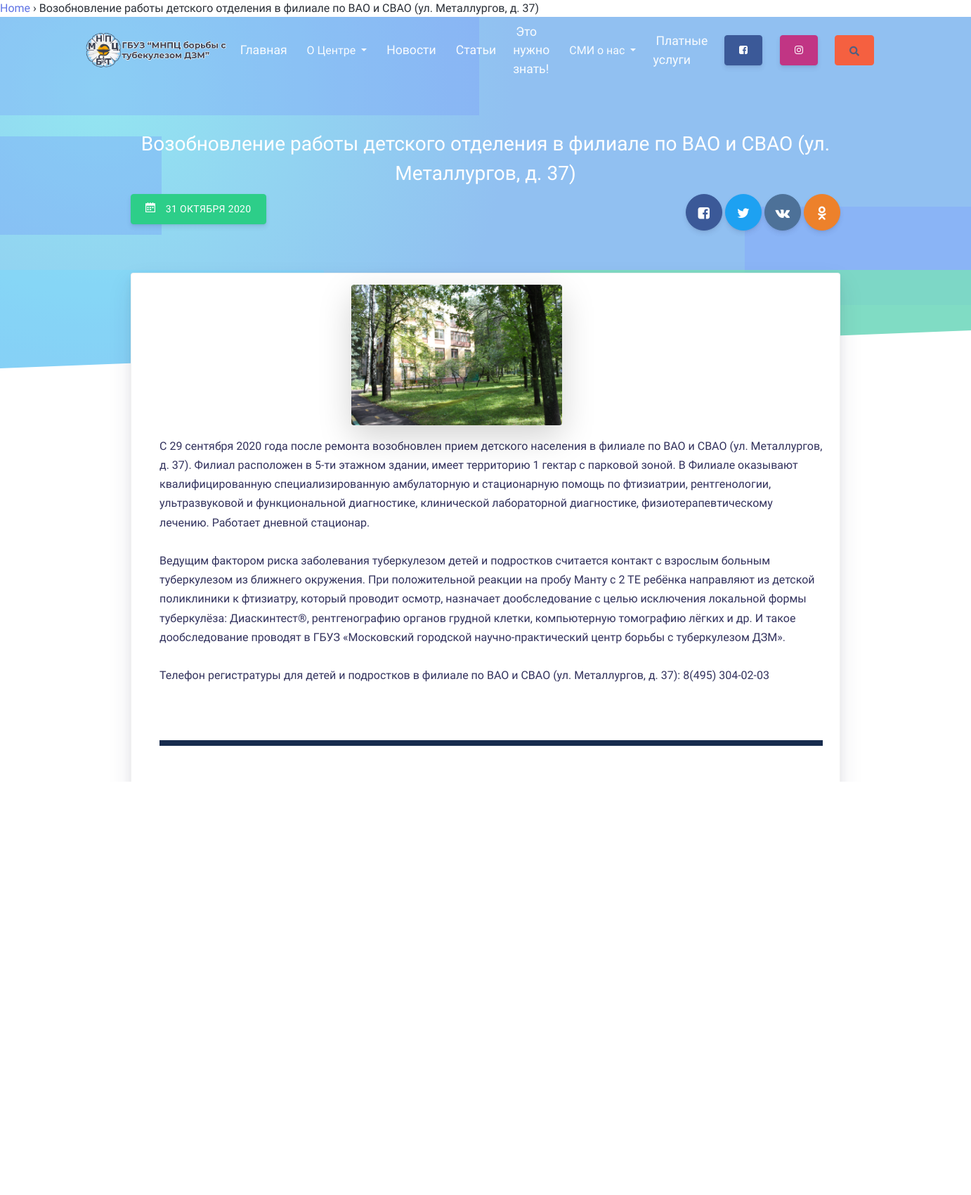
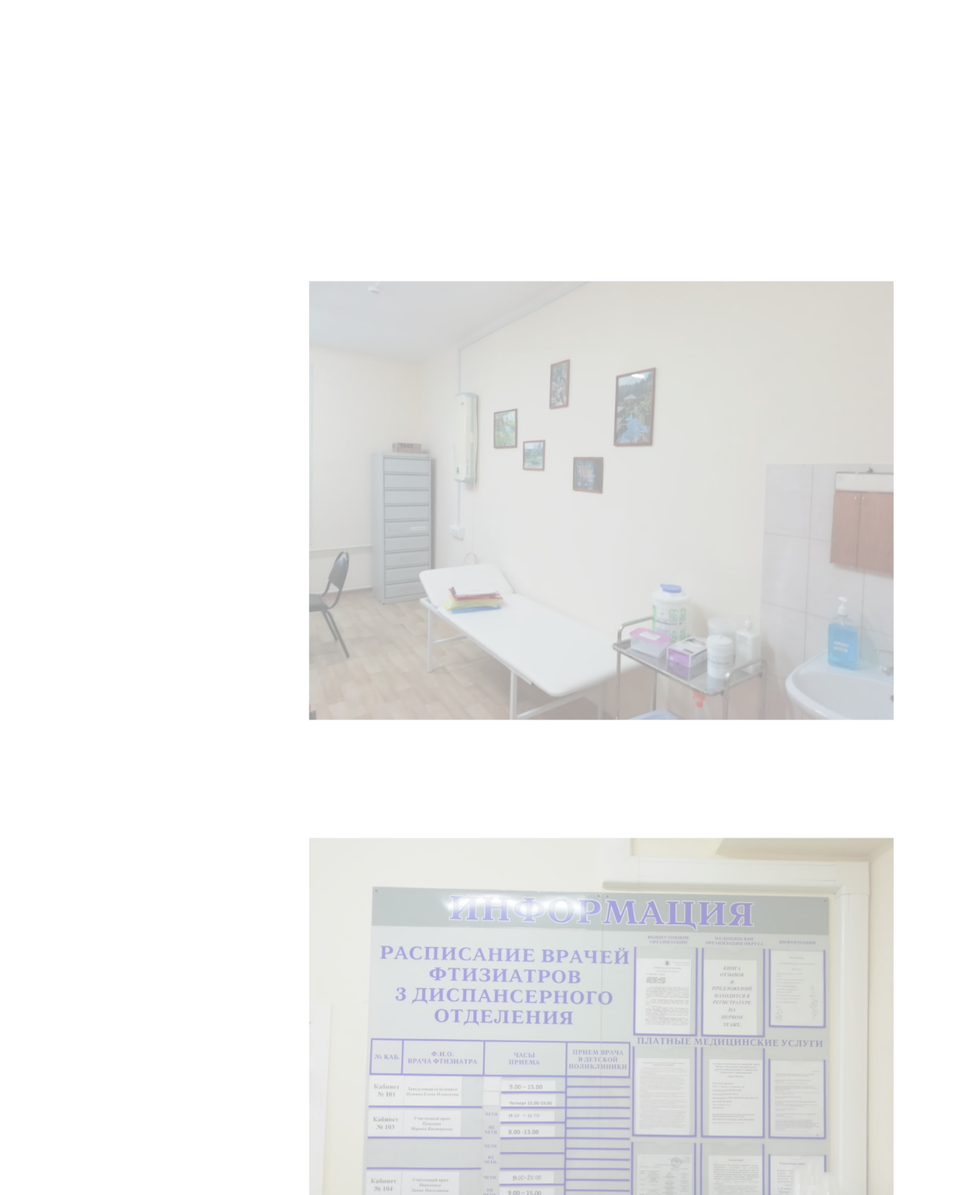
/news/6/ (upper part), run on the app's committed database (2 pictures, top to bottom).
### news/models.py (models this page shows, shortened)
class News(models.Model):
    title = models.CharField(max_length=150, verbose_name='Наименование')
    anons = models.TextField(blank=True, verbose_name='Анонс')
    content = RichTextUploadingField(blank=True, verbose_name='Контент')
    created_at = models.DateTimeField(auto_now_add=True, verbose_name='Дата публикации')
    is_published = models.BooleanField(default=True, verbose_name='Опубликовать')
    class Meta:
        verbose_name = 'Новость'
        verbose_name_plural = 'Новости'
        ordering = ['-created_at']

class GalleryNews(models.Model):
    image = models.ImageField(upload_to='photos/%Y/%m/%d/', verbose_name='Фото', blank=True)
    product = models.ForeignKey(News, on_delete=models.CASCADE, related_name='images')
    in_the_title = models.BooleanField(default=False, verbose_name='Заголовок')

### news/views.py (the view)
def view_news(request, news_id):
    news_item = News.objects.get(pk=news_id)
    image_title = GalleryNews.objects.all().filter(in_the_title=1, product_id=news_id)
    image = GalleryNews.objects.all().filter(product_id=news_id)
    context = {
        'title': news_item.title,
        "news_item": news_item,
        'image': image,
        'image_title': image_title
    }
    return render(request, 'news/view_news.html', context=context)

### news/templates/news/view_news.html (shortened to what this page needs)
{% extends 'base.html' %}
{% block content %}
<div class="wrapper">
    <div class="section section-hero section-shaped">
      <div class="shape shape-style-3 shape-default">
        <span class="span-150"></span>
        <span class="span-50"></span>
        <span class="span-50"></span>
      </div>
      <div class="page-header">
        <div class="container shape-container d-flex align-items-center py-lg">
          <div class="col px-0">
            <div class="row align-items-center justify-content-center">
              <div class="text-center">
                <h3 class="text-white">{{ news_item.title }}</h3>
              </div>
            </div>
              <div class="row">
                  <div class="col-md-6">
                      <button class="btn btn-icon btn-3 btn-success" type="button">
                         <span class="btn-inner--icon"><i class="ni ni-calendar-grid-58"></i></span>
                         <span class="btn-inner--text">{{ news_item.created_at|date:"d E Y" }}</span>
                      </button>
                  </div>
                  <div class="col-md-6 text-right">
                      <button class="btn btn-lg btn-facebook btn-icon-only rounded-circle" type="button">
                        <span class="btn-inner--icon"><i class="fa fa-facebook-square"></i></span>
                      </button>
                      <button class="btn btn-lg btn-twitter btn-icon-only rounded-circle" type="button">
                        <span class="btn-inner--icon"><i class="fa fa-twitter"></i></span>
                      </button>
                      <button class="btn btn-lg btn-vk btn-icon-only rounded-circle" type="button">
                        <span class="btn-inner--icon"><i class="fa fa-vk"></i></span>
                      </button>
                      <button class="btn btn-lg btn-ok btn-icon-only rounded-circle" type="button">
                        <span class="btn-inner--icon"><i class="fa fa-odnoklassniki"></i></span>
                      </button>
                  </div>
              </div>
          </div>
        </div>
      </div>
      <div class="separator separator-bottom separator-skew zindex-100">
      </div>
    </div>
       <section class="section">
          <div class="container">
            <div class="card card-profile shadow mt--200">
              <div class="px-4">
                  <div class="row justify-content-center">
                      <div class="col-lg-5 order-lg-2">
                          <div class="card-profile-image my-3">
                              <a href="javascript:;">
                                  {% for i in image_title %}
                                    <img src="{{ i.image.url }}" class="img-fluid rounded shadow-lg" width="300px">
                                  {% endfor %}
                              </a>
                          </div>
                      </div>
                  </div>
                      <div class="ml-3">
                          <h5>{{ news_item.content }}</h5>
                      <div class="line-view-cont my-4"></div>
                            <div class="carousel-wrap">
                                <div class="owl-carousel owl-theme" id="slider-articles">
                                    {% for j in image %}
                                        <div class="item"><a href="{{ j.image.url }}" data-fancybox="example_group" data-caption="Заголовок">
                                            <img src="{{ j.image.url }}" alt=""></a></div>
                                    {% endfor %}
                                </div>
                              </div>
              </div>
          </div>
        </div>
       </div>
    </section>
</div>
{% endblock %}

### templates/base.html (shortened to what this page needs)
{% load i18n %}
{% load static %}
<!doctype html>
<html lang="ru">
<head>
  <link href="https://use.fontawesome.com/releases/v5.0.6/css/all.css" rel="stylesheet">
  <link href="{% static 'assets/css/nucleo-icons.css'%}" rel="stylesheet" />
  <link href="{% static 'assets/css/nucleo-svg.css'%}" rel="stylesheet" />
  <link href="{% static 'assets/css/font-awesome.css'%}" rel="stylesheet" />
  <link href="{% static 'assets/css/nucleo-svg.css'%}" rel="stylesheet" />
  <link rel="stylesheet" href="https://cdnjs.cloudflare.com/ajax/libs/normalize/5.0.0/normalize.min.css">
  <link rel="stylesheet" href="https://unpkg.com/aos@2.3.0/dist/aos.css">
  <link rel="stylesheet" href="https://cdnjs.cloudflare.com/ajax/libs/OwlCarousel2/2.3.4/assets/owl.carousel.min.css">
  <link rel="stylesheet" href="https://cdnjs.cloudflare.com/ajax/libs/OwlCarousel2/2.3.4/assets/owl.theme.default.min.css">
  <link rel="stylesheet" href="https://cdnjs.cloudflare.com/ajax/libs/fancybox/3.5.7/jquery.fancybox.min.css">
  <link href="{% static 'assets/css/argon-design-system.css'%}" rel="stylesheet" />
  <link href="{% static 'assets/css/main.css'%}" rel="stylesheet" />
</head>
<body class="index-page">
    {% include 'inc/_navbar.html' %}
    {% autoescape off %}
        {% block breadcrumbs %}
            <div class="breadcrumbs">
                <a href="{% url 'home' %}">{% trans 'Home' %}</a>
                {% block crumbs %}
                    {% if title %} &rsaquo; {{ title }}{% endif %}
                {% endblock %}
            </div>
        {% endblock %}
{% block content %}
{% endblock %}
    {% endautoescape %}
</body>
</html>

### static/assets/css/main.css (style rules this page uses)
.mt--200 { margin-top: -200px; }
.btn-facebook { background-color: #3b5998; border-color: #3b5998; }
.card { white-space: normal !important; }
.line-view-cont { height: 8px; background: #172b4d; position: relative; }
.carousel-wrap { margin: 90px auto; padding: 0 5%; width: 80%; position: relative; }
.owl-carousel .item { position: relative; z-index: 100; -webkit-backface-visibility: hidden; }
.item { opacity:0.4; transition:.4s ease all; transform:scale(.8); border: 3px solid #fff; padding: 3px; border-radius: 6px; }

### data on the page
News: title "Возобновление работы детского отделения в филиале по ВАО и СВАО (ул. Металлургов, д. 37)", created_at "31 ОКТЯБРЯ 2020", content "С 29 сентября 2020 года после ремонта возобновлен прием детского населения в филиале по ВАО и СВАО (ул. Металлургов, д. 37). Филиал расположен в 5-ти этажном здании, имеет территорию 1 гектар с парковой зоной. В Филиале оказывают квалифицированную специализированную амбулаторную и стационарную помощь по фтизиатрии, рентгенологии, ультразвуковой и функциональной диагностике, клинической лабораторной диагностике, физиотерапевтическому лечению. Работает дневной стационар. Ведущим фактором риска заболевания туберкулезом детей и подростков считается контакт с взрослым больным туберкулезом из ближнего окружения. При положительной реакции на пробу Манту с 2 ТЕ ребёнка направляют из детской…"
GalleryNews: image (picture)
GalleryNews: image (picture)
GalleryNews: image (picture)
